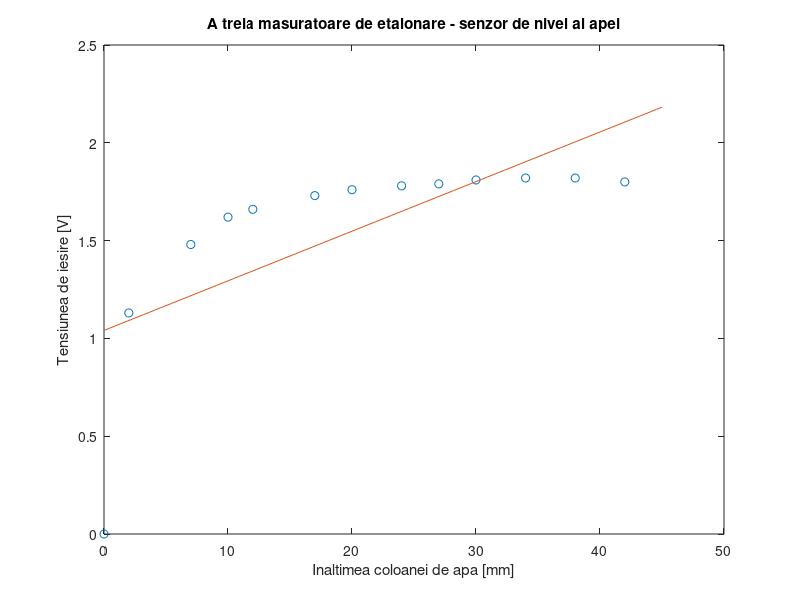

This figure's MATLAB source:
clear all;
close all;
clc;

%A treia masuratoare efectuata asupra senzorului
%de nivel al apei
Dif = 5;
Vcc = [ 3.5  3.57  3.3  3.22  3.22  3.18  3.16  3.16  3.16  3.16  3.16  3.16  3.17];
avgVcc = mean(Vcc)
Hvas = [ 5  7  12  15  17  22  25  29  32  35  39  43  47];
Hs = Hvas - Dif;
Vout = [0  1.13  1.48  1.62  1.66  1.73  1.76  1.78  1.79  1.81  1.82  1.82  1.8];
Vout_posibil = [0  1.13  1.48  1.62  1.66  1.73  1.76  1.78  1.79  1.81  1.82  1.82  1.8];
figure(1), plot(Hs, Vout, 'o'), hold on
title('A treia masuratoare de etalonare - senzor de nivel al apei'), 
xlabel('Inaltimea coloanei de apa [mm]'), ylabel('Tensiunea de iesire [V]')

Y = polyfit(Hs, Vout, 1)
x = linspace(0, 45);
z = Y(1) * x + Y(2);
plot(x,z)